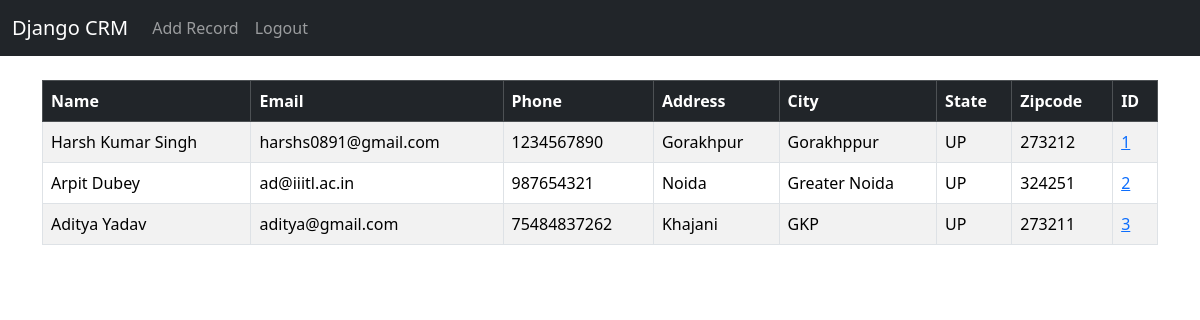
Page / (signed in) on the earlier database version.
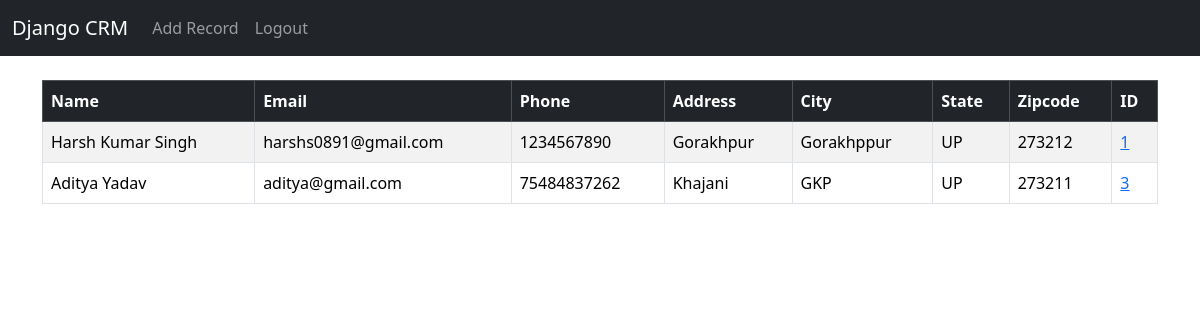
Same page on the later database version.
### website/models.py (models this page shows, shortened)
class Record(models.Model):
    created_at=models.DateTimeField(auto_now_add=True)
    first_name = models.CharField(max_length=50)
    last_name = models.CharField(max_length=50)
    email= models.CharField(max_length=100)
    phone =models.IntegerField()
    address= models.CharField(max_length=100)
    city = models.CharField(max_length=50)
    state =models.CharField(max_length=50)
    zipcode=models.IntegerField()

### website/views.py (the view)
# urls.py: 2. Add a URL to urlpatterns:  path('', views.home, name='home')
def home(request):
    records = Record.objects.all()
    if request.method=='POST':
        username = request.POST['username']
        password = request.POST['password']
        user = authenticate(request,username=username,password=password)
        if user is not None:
            login(request,user)
            messages.success(request,'You have been Logged In')
            return redirect('home')
        else:
            messages.success(request,'There was an error logging in, Please Try again...')
    else:
        return render(request,'home.html',{'records':records})
    return render(request,'home.html',{'records':records})

### website/templates/home.html (shortened to what this page needs)
{% extends "base.html" %}
{% block content %}
    {% if user.is_authenticated %}
    <table class="table table-striped table-hover table-bordered ">
        <thead class="table-dark">
            <tr>
                <th scope="col">Name</th>
                <th scope="col">Email</th>
                <th scope="col">Phone</th>
                <th scope="col">Address</th>
                <th scope="col">City</th>
                <th scope="col">State</th>
                <th scope="col">Zipcode</th>
                <th scope="col">ID</th>
            </tr>
        </thead>
        <tbody>
        {% if records %}
        {% for record in records %}
            <tr>
                <td>{{ record.first_name }} {{ record.last_name }} </td>
                <td>{{ record.email }} </td>
                <td>{{ record.phone }} </td>
                <td>{{ record.address }} </td>
                <td>{{ record.city }} </td>
                <td>{{ record.state }} </td>
                <td>{{ record.zipcode }} </td>
                <td> <a href="{% url "record" record.id %}"> {{ record.id }}</a></td>
            </tr>
        {% endfor %}
        {% endif %}
        </tbody>
    </table>
    {% endif %}
{% endblock content %}

Differences in the rows shown:
removed Record: first_name "Arpit", last_name "Dubey", email "ad@iiitl.ac.in", phone "987654321", address "Noida", city "Greater Noida", state "UP", zipcode "324251", id "2"
